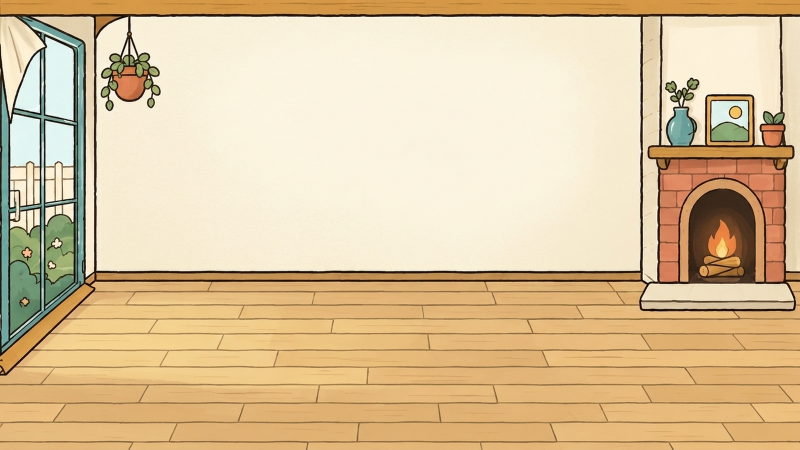
#> input picture hearth_and_sprout_2d_asset_pack_v1_0/backgrounds/living_room_backdrop.png, 1600 x 900 px (shown at 1/2 size); its folder holds only this picture in this run
$ python slice-sheet.py --single ../hearth_and_sprout_2d_asset_pack_v1_0/backgrounds/living_room_backdrop.png ../hearth_and_sprout_2d_asset_pack_v1_0/previews/living_room_showcase.png
#> lines starting #> are read from the running program, lines starting #| are printed output that depends on the picture; after the words box and inside, x2 and y2 are one past the last pixel; in counts of white or black regions, pixels touching at a corner belong together
"""
Reusable sprite-sheet slicer, white-background alpha extractor, edge
decontaminator, and 512x512 pack normalizer for Our Home (Hearth & Sprout).

Examples:
  # Single 1:1 sprite (e.g. a refined pet or prop):
  python scripts/slice-sheet.py --single path/to/raw.jpg characters/mossback_hedgehog

  # 2x2 sprite sheet (row-major: top-left, top-right, bottom-left, bottom-right):
  python scripts/slice-sheet.py --grid 2x2 path/to/sheet.jpg \\
    home/tea_trolley living_room/low_oak_coffee_table \\
    home/patchwork_floor_cushion characters/mossback_hedgehog

  # 3x2 sprite sheet (row-major):
  python scripts/slice-sheet.py --grid 3x2 path/to/sheet.jpg \\
    living_room/cottage_lounge_sofa living_room/arched_display_bookshelf \\
    living_room/standing_globe_floor_lamp living_room/braided_oval_rug \\
    living_room/low_oak_coffee_table garden/potted_calamondin_tree

  # Backdrop (19.5:9 mobile-fit -> exact 1950x900 PNG):
  python scripts/slice-sheet.py --backdrop path/to/backdrop_raw.jpg living_room_backdrop

After running this script, run `npm run sprites` (`node scripts/import-sprites.mjs`)
to apply uneven hand-ink harmonization, backdrop optical-resolution parity, and
sync into `public/sprites/` and `src/game/sprites.json`.
"""
from __future__ import annotations

import argparse
import hashlib
import json
from collections import deque
from pathlib import Path

import numpy as np
from PIL import Image, ImageDraw

REPO_ROOT = Path(__file__).resolve().parent.parent
PACK_DIR = REPO_ROOT / "hearth_and_sprout_2d_asset_pack_v1_0"


def is_bg_white(rgb: np.ndarray, lum_thresh: int = 236, sat_thresh: int = 18) -> np.ndarray:
    """True for near-pure neutral white pixels (distinct from warm Oat Cream #F3E7CE)."""
    r = rgb[..., 0].astype(np.int16)
    g = rgb[..., 1].astype(np.int16)
    b = rgb[..., 2].astype(np.int16)
    mn = np.minimum(np.minimum(r, g), b)
    mx = np.maximum(np.maximum(r, g), b)
    return (mn >= lum_thresh) & ((mx - mn) <= sat_thresh)


def is_strict_interior_white(rgb: np.ndarray) -> np.ndarray:
    """Stricter check for interior holes so warm oat-cream fills stay 100% opaque."""
    r = rgb[..., 0].astype(np.int16)
    g = rgb[..., 1].astype(np.int16)
    b = rgb[..., 2].astype(np.int16)
    mn = np.minimum(np.minimum(r, g), b)
    mx = np.maximum(np.maximum(r, g), b)
    return (mn >= 242) & ((mx - mn) <= 12) & ((r - b) <= 10)


def flood_fill_exterior(mask: np.ndarray) -> np.ndarray:
    h, w = mask.shape
    visited = np.zeros((h, w), dtype=bool)
    q: deque[tuple[int, int]] = deque()
    for x in range(w):
        if mask[0, x] and not visited[0, x]:
            visited[0, x] = True
            q.append((0, x))
        if mask[h - 1, x] and not visited[h - 1, x]:
            visited[h - 1, x] = True
            q.append((h - 1, x))
    for y in range(h):
        if mask[y, 0] and not visited[y, 0]:
            visited[y, 0] = True
            q.append((y, 0))
        if mask[y, w - 1] and not visited[y, w - 1]:
            visited[y, w - 1] = True
            q.append((y, w - 1))
    while q:
        y, x = q.popleft()
        for ny, nx in ((y - 1, x), (y + 1, x), (y, x - 1), (y, x + 1)):
            if 0 <= ny < h and 0 <= nx < w and mask[ny, nx] and not visited[ny, nx]:
                visited[ny, nx] = True
                q.append((ny, nx))
    return visited


def dilate_bool(mask: np.ndarray, radius: int = 1) -> np.ndarray:
    out = mask.copy()
    for _ in range(radius):
        p = np.pad(out, 1, mode="constant", constant_values=False)
        out = (
            p[1:-1, 1:-1]
            | p[:-2, 1:-1]
            | p[2:, 1:-1]
            | p[1:-1, :-2]
            | p[1:-1, 2:]
            | p[:-2, :-2]
            | p[:-2, 2:]
            | p[2:, :-2]
            | p[2:, 2:]
        )
    return out


def extract_rgba_from_cell(cell_rgb: np.ndarray, allow_interior_holes: bool = True) -> np.ndarray:
    """Removes white background + enclosed pure-white holes and decontaminates edges."""
    h, w, _ = cell_rgb.shape
    bg_mask = flood_fill_exterior(is_bg_white(cell_rgb))

    if allow_interior_holes:
        strict_w = is_strict_interior_white(cell_rgb) & (~bg_mask)
        visited = np.zeros((h, w), dtype=bool)
        lum = cell_rgb.mean(axis=2)
        ys, xs = np.where(strict_w)
        for sy, sx in zip(ys.tolist(), xs.tolist()):
            if visited[sy, sx]:
                continue
            comp = []
            q = deque([(sy, sx)])
            visited[sy, sx] = True
            while q:
                cy, cx = q.popleft()
                comp.append((cy, cx))
                for ny, nx in ((cy - 1, cx), (cy + 1, cx), (cy, cx - 1), (cy, cx + 1)):
                    if 0 <= ny < h and 0 <= nx < w and strict_w[ny, nx] and not visited[ny, nx]:
                        visited[ny, nx] = True
                        q.append((ny, nx))
            if len(comp) < 18:
                continue
            comp_mask = np.zeros((h, w), dtype=bool)
            comp_mask[[p[0] for p in comp], [p[1] for p in comp]] = True
            border = dilate_bool(comp_mask, 2) & (~comp_mask)
            border_lums = lum[border]
            if len(border_lums) > 0 and float(np.mean(border_lums < 130)) >= 0.45:
                bg_mask |= comp_mask

    near_bg_1 = dilate_bool(bg_mask, 1) & (~bg_mask)
    near_bg_2 = dilate_bool(bg_mask, 2) & (~bg_mask) & (~near_bg_1)

    rgb_f = cell_rgb.astype(np.float32)
    alpha = np.where(bg_mask, 0.0, 1.0).astype(np.float32)
    ink = np.array([49.0, 34.0, 16.0], dtype=np.float32)
    white = np.array([255.0, 255.0, 255.0], dtype=np.float32)
    ink_dist = np.linalg.norm(white - ink)

    for ring in (near_bg_1, near_bg_2):
        ry, rx = np.where(ring)
        if len(ry) == 0:
            continue
        px = rgb_f[ry, rx]
        sat = px.max(axis=1) - px.min(axis=1)
        lum = px.mean(axis=1)
        dist_w = np.linalg.norm(white - px, axis=1)
        is_fringe = (lum > 155.0) & (sat < 36.0)
        if np.any(is_fringe):
            fy, fx = ry[is_fringe], rx[is_fringe]
            a_new = np.clip(dist_w[is_fringe] / (ink_dist * 0.62), 0.0, 1.0)
            a_new = np.where(a_new < 0.08, 0.0, a_new)
            alpha[fy, fx] = a_new
            nz = a_new > 0.08
            if np.any(nz):
                ny_idx, nx_idx = fy[nz], fx[nz]
                a_nz = a_new[nz][:, None]
                decontam = (rgb_f[ny_idx, nx_idx] - (1.0 - a_nz) * 255.0) / np.maximum(a_nz, 0.15)
                rgb_f[ny_idx, nx_idx] = np.clip(decontam, 0.0, 255.0)

    # Drop stray dust specs (< 20 px)
    fg = alpha > 0.15
    visited = np.zeros((h, w), dtype=bool)
    ys, xs = np.where(fg)
    for sy, sx in zip(ys.tolist(), xs.tolist()):
        if visited[sy, sx]:
            continue
        comp = []
        q = deque([(sy, sx)])
        visited[sy, sx] = True
        while q:
            cy, cx = q.popleft()
            comp.append((cy, cx))
            for ny, nx in ((cy - 1, cx), (cy + 1, cx), (cy, cx - 1), (cy, cx + 1)):
                if 0 <= ny < h and 0 <= nx < w and fg[ny, nx] and not visited[ny, nx]:
                    visited[ny, nx] = True
                    q.append((ny, nx))
        if len(comp) < 20:
            for cy, cx in comp:
                alpha[cy, cx] = 0.0

    alpha_u8 = np.clip(np.round(alpha * 255.0), 0, 255).astype(np.uint8)
    rgb_u8 = np.clip(np.round(rgb_f), 0, 255).astype(np.uint8)
    rgb_u8[alpha_u8 == 0] = 0
    return np.dstack([rgb_u8, alpha_u8])


def normalize_512(rgba: np.ndarray, min_pad: int = 32) -> Image.Image:
    ys, xs = np.where(rgba[..., 3] > 8)
    if len(ys) == 0:
        raise ValueError("Empty sprite after alpha extraction")
    cropped = Image.fromarray(rgba[int(ys.min()):int(ys.max()) + 1, int(xs.min()):int(xs.max()) + 1], "RGBA")
    max_dim = 512 - 2 * min_pad
    scale = min(max_dim / cropped.width, max_dim / cropped.height)
    nw, nh = max(1, int(round(cropped.width * scale))), max(1, int(round(cropped.height * scale)))
    resized = cropped.resize((nw, nh), Image.Resampling.LANCZOS)
    canvas = Image.new("RGBA", (512, 512), (0, 0, 0, 0))
    canvas.paste(resized, ((512 - nw) // 2, (512 - nh) // 2))
    arr = np.array(canvas)
    arr[arr[..., 3] == 0] = 0
    return Image.fromarray(arr, "RGBA")


# [46 lines left out: functions normalize_512_aligned_strip, best_split, not called in this run]


def update_manifest() -> None:
    mpath = PACK_DIR / "manifest.json"
    if not mpath.exists():
        return
    data = json.loads(mpath.read_text(encoding="utf-8"))
    for entry in data.get("assets", []):
        fp = PACK_DIR / entry["filename"]
        if not fp.exists():
            continue
        arr = np.array(Image.open(fp).convert("RGBA"))
        alpha = arr[..., 3]
        ys, xs = np.where(alpha > 0)
        raw = fp.read_bytes()
        entry["file_size_bytes"] = len(raw)
        entry["sha256"] = hashlib.sha256(raw).hexdigest()
        entry["transparency"]["transparent_pixel_ratio"] = round(float(np.mean(alpha == 0)), 4)
        entry["transparency"]["padding_px"] = {
            "top": int(ys.min()) if len(ys) else 512,
            "right": int(511 - xs.max()) if len(xs) else 512,
            "bottom": int(511 - ys.max()) if len(ys) else 512,
            "left": int(xs.min()) if len(xs) else 512,
        }
    for entry in data.get("backgrounds", []):
        fp = PACK_DIR / entry["filename"]
        if fp.exists():
            raw = fp.read_bytes()
            entry["file_size_bytes"] = len(raw)
            entry["sha256"] = hashlib.sha256(raw).hexdigest()
    mpath.write_text(json.dumps(data, indent=2) + "\n", encoding="utf-8")


def save_sprite_image(spec: str, norm: Image.Image) -> Image.Image:
    cat, sid = spec.split("/", 1)
    out = PACK_DIR / "sprites" / cat / f"{sid}.png"
    out.parent.mkdir(parents=True, exist_ok=True)
    norm.save(out, optimize=True)
    print(f"Saved {out.relative_to(REPO_ROOT)}")
    return norm


def save_sprite(spec: str, rgba: np.ndarray) -> Image.Image:
    return save_sprite_image(spec, normalize_512(rgba))


# [16 lines left out: function write_checkerboard, not called in this run]


def main() -> None:
    ap = argparse.ArgumentParser(description="Slice and normalize Our Home sprites.")
    mode = ap.add_mutually_exclusive_group(required=True)
    mode.add_argument("--single", action="store_true", help="Single sprite image")
    mode.add_argument("--grid", metavar="CxR", help="Grid layout like 2x2 or 3x2")
    mode.add_argument("--backdrop", action="store_true", help="19.5:9 room backdrop -> 1950x900")
    ap.add_argument("--no-holes", action="store_true", help="Skip interior pure-white hole removal")
    ap.add_argument("--align-strip", action="store_true", help="Align grid frames with shared scale, grounded feet, and centered head")
    ap.add_argument("--flip-x", action="store_true", help="Horizontally mirror extracted sprite(s) to match native facing")
    ap.add_argument("--qa", type=Path, help="Optional output path for dark checkerboard QA sheet")
    ap.add_argument("image", type=Path, help="Raw input image")
    ap.add_argument("targets", nargs="+", help="Target(s): <category>/<sprite_id> or <backdrop_id>")
    args = ap.parse_args()

    if args.backdrop:
        im = Image.open(args.image).convert("RGB").resize((1950, 900), Image.Resampling.LANCZOS)
        dest = PACK_DIR / "backgrounds" / f"{args.targets[0]}.png"
        dest.parent.mkdir(parents=True, exist_ok=True)
        im.save(dest, optimize=True)
        update_manifest()
        print(f"Saved 1950x900 backdrop -> {dest.relative_to(REPO_ROOT)}")
        return

    arr = np.array(Image.open(args.image).convert("RGB"))
#> arr is the input picture: shape (900, 1600, 3); mean R, G, B 219.6, 195.3, 156.2
    h, w, _ = arr.shape
#> h = 900; w = 1600
    saved: dict[str, Image.Image] = {}

    if args.single:
        rgba = extract_rgba_from_cell(arr, allow_interior_holes=not args.no_holes)
#> in is_bg_white, `g = rgb[..., 1].astype(np.int16)`:
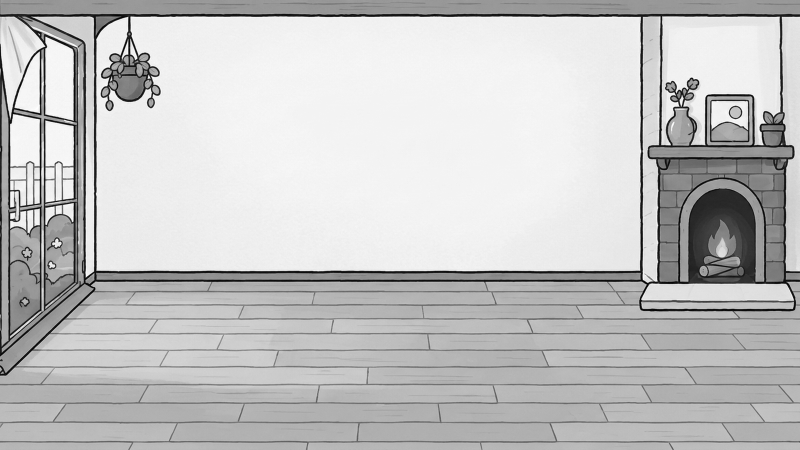
#> g: shape (900, 1600) int16 (shown at 1/2 size); min 0, max 255, mean 195.3
#> in is_bg_white, `b = rgb[..., 2].astype(np.int16)`:
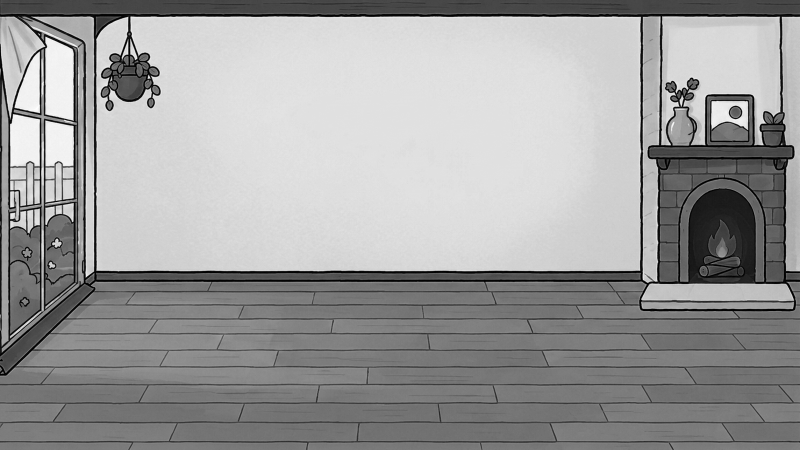
#> b: shape (900, 1600) int16 (shown at 1/2 size); min 0, max 255, mean 156.2
#> in is_bg_white, `mx = np.maximum(np.maximum(r, g), b)`:
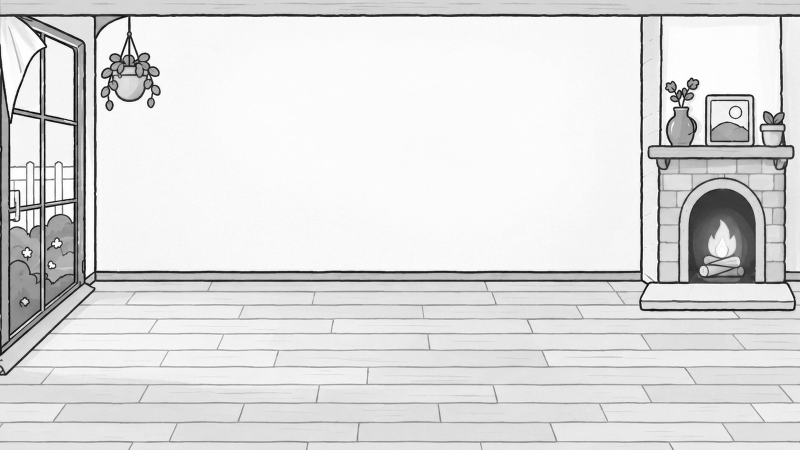
#> mx: shape (900, 1600) int16 (shown at 1/2 size); min 0, max 255, mean 221.1
#> in is_bg_white, `return (mn >= lum_thresh) & ((mx - mn) <= sat_thresh)`:
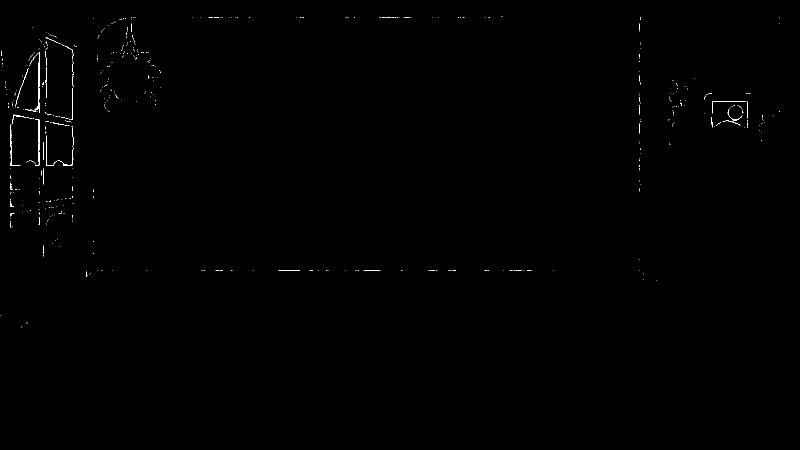
#> returned value: shape (900, 1600) bool (shown at 1/2 size); 0.21% white in thin lines or dots, all inside (x1, y1, x2, y2) = (0, 33, 1560, 655)
#> in flood_fill_exterior, `h, w = mask.shape`: h = 900; w = 1600
#> after the loop in flood_fill_exterior, `for x in range(w):`: visited: shape (900, 1600) bool; every value is 0
#> after the loop in flood_fill_exterior, `for y in range(h):`:
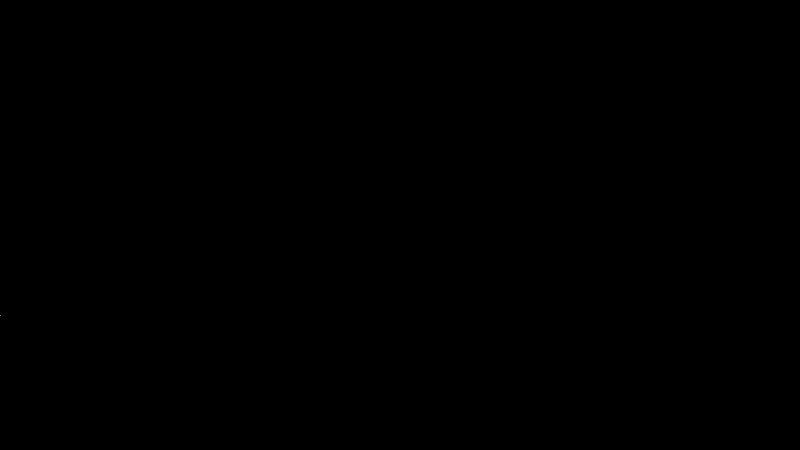
#> visited: shape (900, 1600) bool (shown at 1/2 size); 0% white in thin lines or dots, all inside (x1, y1, x2, y2) = (0, 630, 1, 631)
#> the loop in flood_fill_exterior, `while q:` made 1 pass
#> (y, x) on pass 1: (630, 0)
#> in is_strict_interior_white, `return (mn >= 242) & ((mx - mn) <= 12) & ((r - b) <= 10)`:
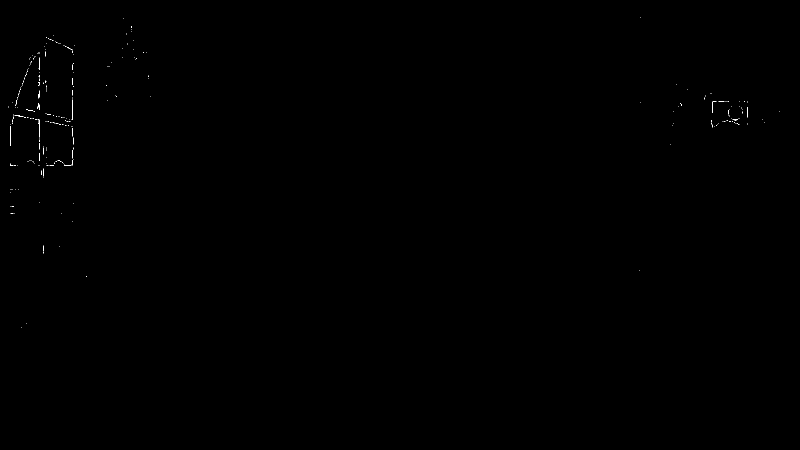
#> returned value: shape (900, 1600) bool (shown at 1/2 size); 0.07% white in thin lines or dots, all inside (x1, y1, x2, y2) = (17, 35, 1560, 655)
#> in extract_rgba_from_cell, `ys, xs = np.where(strict_w)`: ys = 1042 values from 35 to 654; xs = 1042 values, max 1559 at index 461, min 17 at index 387, mean 335.3
#> the loop in extract_rgba_from_cell, `for sy, sx in zip(ys.tolist(), xs.tolist()):` made 1042 passes
#> (sy, sx) on passes 1 to 3: (35, 1280), (37, 246), (52, 262)
#> after the loop in extract_rgba_from_cell, `for sy, sx in zip(ys.tolist(), xs.tolist()):`: comp_mask: shape (900, 1600) bool; 0% white in thin lines or dots, all inside (x1, y1, x2, y2) = (21, 252, 22, 292)
#> in extract_rgba_from_cell, `near_bg_1 = dilate_bool(bg_mask, 1) & (~bg_mask)`: near_bg_1: shape (900, 1600) bool; 0% white in thin lines or dots, all inside (x1, y1, x2, y2) = (0, 629, 2, 632)
#> in extract_rgba_from_cell, `near_bg_2 = dilate_bool(bg_mask, 2) & (~bg_mask) & (~near_bg_1)`: near_bg_2: shape (900, 1600) bool; 0% white in thin lines or dots, all inside (x1, y1, x2, y2) = (0, 628, 3, 633)
#> the loop in extract_rgba_from_cell, `for ring in (near_bg_1, near_bg_2):` made 2 passes
#> (ry, rx, sat, lum, fy, fx, a_new, nz) on pass 2: ([628, 628, 628, 629, 630, 631, 632, 632, 632], [0, 1, 2, 2, 2, 2, 0, 1, 2], [13, 7, 13, 14, 13, 12, 19, 12, 10], [94.33, 22.67, 23.67, 12.33, 11, 12, 229.3, 65.67, 6], [632], [0], [0.195], [True])
#> (ry, rx, sat, lum, dist_w, is_fringe, nz, ny_idx) on pass 1: ([629, 629, 630, 631, 631], [0, 1, 1, 0, 1], [13, 9, 11, 16, 11], [190.3, 43.67, 69, 238.3, 75.33], [112.4, 366.1, 322.3, 31.18, 311.3], [True, False, False, True, False], [True, True], [629, 631])
#> after the loop in extract_rgba_from_cell, `for ring in (near_bg_1, near_bg_2):`: alpha: shape (900, 1600) float32; min 0, max 1, mean 1
#> in extract_rgba_from_cell, `fg = alpha > 0.15`: fg: shape (900, 1600) bool; 100% white; black in thin lines or dots, all inside (x1, y1, x2, y2) = (0, 630, 1, 632)
#> in extract_rgba_from_cell, `rgb_u8[alpha_u8 == 0] = 0`: rgb_u8: shape (900, 1600, 3); mean R, G, B 219.6, 195.3, 156.2
        if args.flip_x:
            rgba = np.ascontiguousarray(rgba[:, ::-1])
        saved[args.targets[0]] = save_sprite(args.targets[0], rgba)
#> in normalize_512, `canvas = Image.new("RGBA", (512, 512), (0, 0, 0, 0))`: canvas: PIL image 512x512 RGBA; every value is 0
#> in normalize_512, `canvas.paste(resized, ((512 - nw) // 2, (512 - nh) // 2))`:
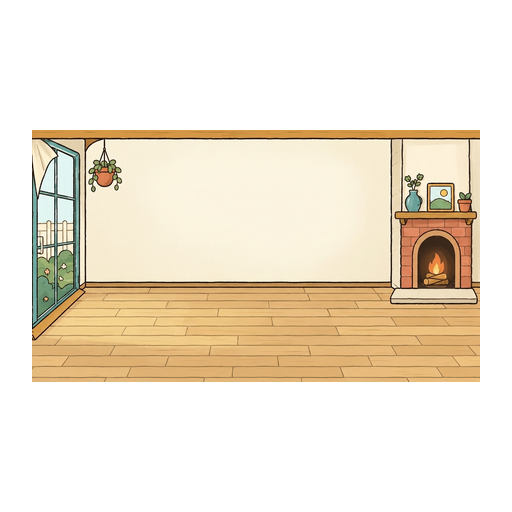
#> canvas: PIL image 512x512 RGBA; mean R, G, B, A 94.5, 84.1, 67.3, 109.8; transparent parts drawn white
#> in save_sprite_image, `cat, sid = spec.split("/", 1)`: cat = '..'
#| Saved hearth_and_sprout_2d_asset_pack_v1_0/sprites/../hearth_and_sprout_2d_asset_pack_v1_0/previews/living_room_showcase.png.png
    else:
        cols, rows = (int(v) for v in args.grid.lower().split("x"))
        if len(args.targets) != cols * rows:
            ap.error(f"--grid {cols}x{rows} requires {cols * rows} targets, got {len(args.targets)}")
        nw = ~is_bg_white(arr)
        col_proj = nw.sum(axis=0)
        xs = [0] + [best_split(col_proj, i / cols) for i in range(1, cols)] + [w]
        extracted: list[tuple[str, np.ndarray]] = []
        for r_i in range(rows):
            for c_i in range(cols):
                xa, xb = xs[c_i], xs[c_i + 1]
                row_proj = nw[:, xa:xb].sum(axis=1)
                ys = [0] + [best_split(row_proj, j / rows) for j in range(1, rows)] + [h]
                target = args.targets[r_i * cols + c_i]
                rgba = extract_rgba_from_cell(arr[ys[r_i]:ys[r_i + 1], xa:xb], allow_interior_holes=not args.no_holes)
                if args.flip_x:
                    rgba = np.ascontiguousarray(rgba[:, ::-1])
                extracted.append((target, rgba))
        if args.align_strip:
            aligned = normalize_512_aligned_strip([rgba for _, rgba in extracted])
            for (target, _), norm in zip(extracted, aligned):
                saved[target] = save_sprite_image(target, norm)
        else:
            for target, rgba in extracted:
                saved[target] = save_sprite(target, rgba)

    update_manifest()
    if args.qa:
        write_checkerboard(saved, args.qa)


if __name__ == "__main__":
    main()
